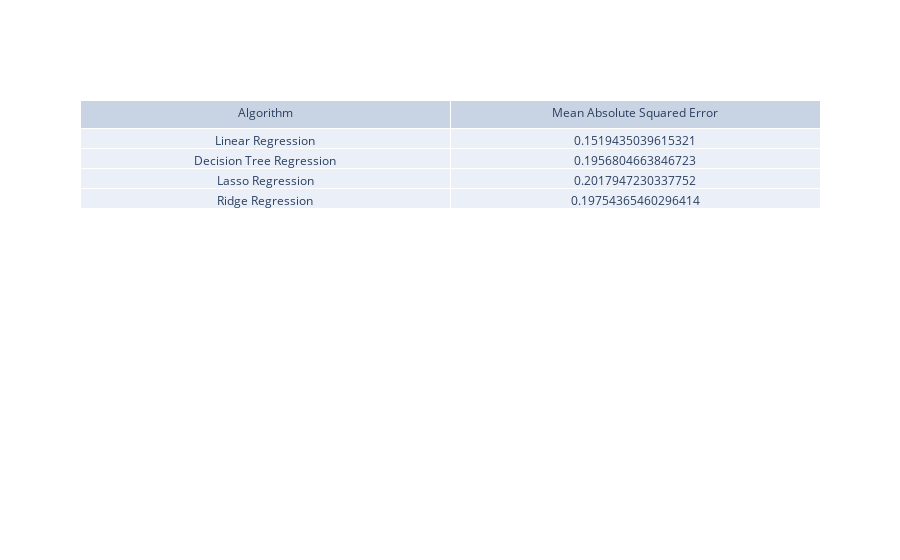

Notebook code cell kept with this figure:
### Markdown cell above
By analysing the table we can see that the decision tree regression has the best evaluation (which is the lowest MASE). The worst model was linear regression, with the highest MASE. However, overall, our models behaved well with our worst model having an MASE of 19%, which is not bad at all.   

In the feature importance graph only the features that actually had the most importance for the model appear. We can see that the minimum temperatures are great predictors of banana production in Madeira, being the minimum temperatures of September, October and November the features with more importance, in general.

### Code cell
execute_models(X_laranja_algarve,y_laranja_algarve)

### Figure 1 — Plotly figure (JSON) as saved in the notebook; plotly's stock layout.template omitted (floating-point values rounded to 4 significant figures)
{"data": [{"cells": {"values": [["Linear Regression", "Decision Tree Regression", "Lasso Regression", "Ridge Regression"], [0.1519, 0.1957, 0.2018, 0.1975]]}, "header": {"values": ["Algorithm", "Mean Absolute Squared Error"]}, "type": "table"}], "layout": {}}
